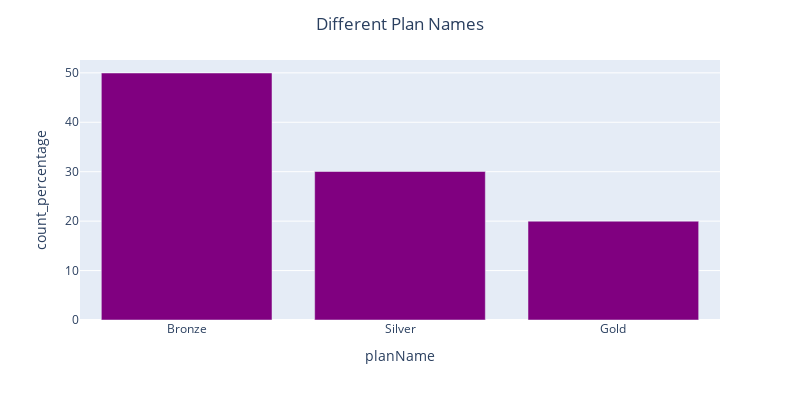

The notebook cell saved with this chart:
### Code cell
count_percentage_plot_by_column('planName','Different Plan Names','purple')

### Figure 1 — Plotly figure (JSON) as saved in the notebook; plotly's stock layout.template omitted (floating-point values rounded to 4 significant figures)
{"data": [{"alignmentgroup": "True", "hovertemplate": "planName=%{x}<br>count_percentage=%{y}<extra></extra>", "legendgroup": "", "marker": {"color": "purple", "pattern": {"shape": ""}}, "name": "", "offsetgroup": "", "orientation": "v", "showlegend": false, "textposition": "auto", "type": "bar", "x": ["Bronze", "Silver", "Gold"], "xaxis": "x", "y": [49.97, 30.04, 19.99], "yaxis": "y"}], "layout": {"autosize": false, "barmode": "relative", "height": 400, "legend": {"tracegroupgap": 0}, "margin": {"t": 60}, "title": {"text": "Different Plan Names", "x": 0.5}, "width": 800, "xaxis": {"anchor": "y", "domain": [0, 1], "title": {"text": "planName"}}, "yaxis": {"anchor": "x", "domain": [0, 1], "title": {"text": "count_percentage"}}}}
